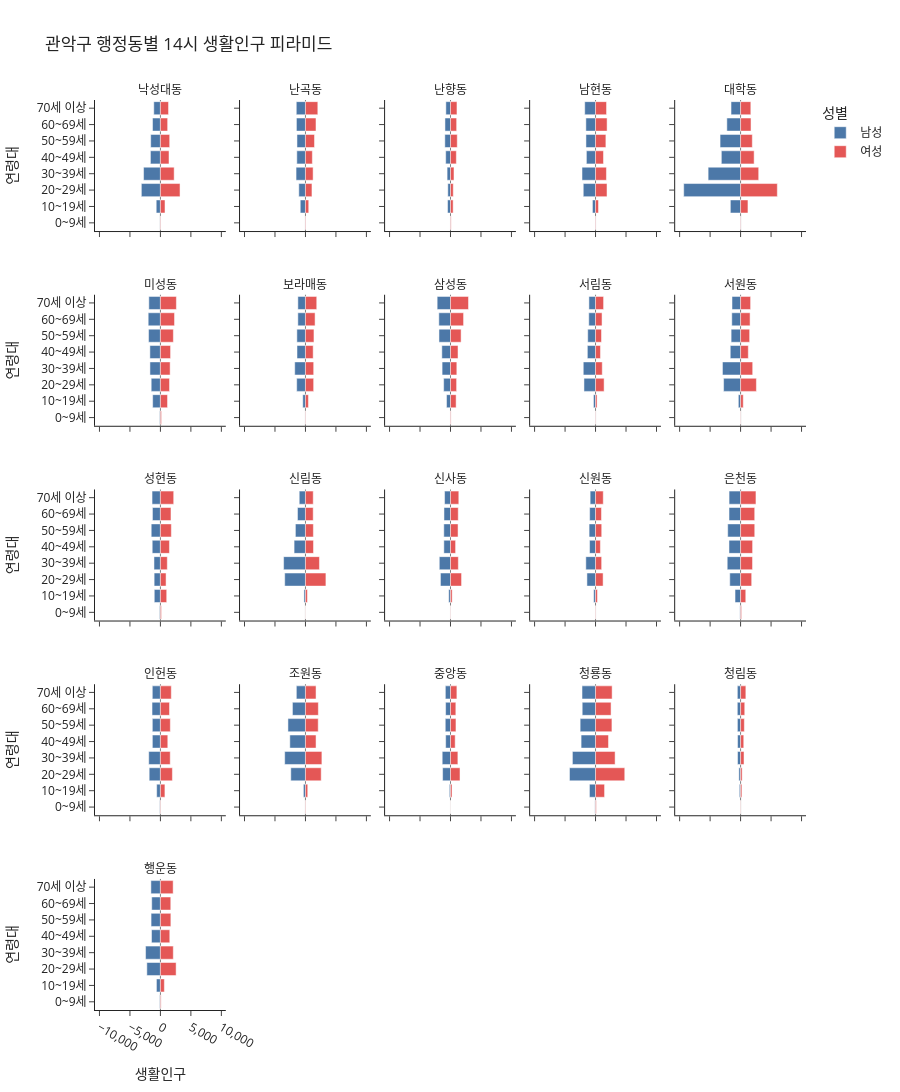

The notebook cell this image was saved under:
### Code cell
fig = plot_gu_population_pyramids(
    SPOP_2025_ADM_age_mid,
    gu_name='관악구',
    hour=14,
    facet_col_wrap=5
)

fig.show()
fig.write_html("html/2_3.html")
